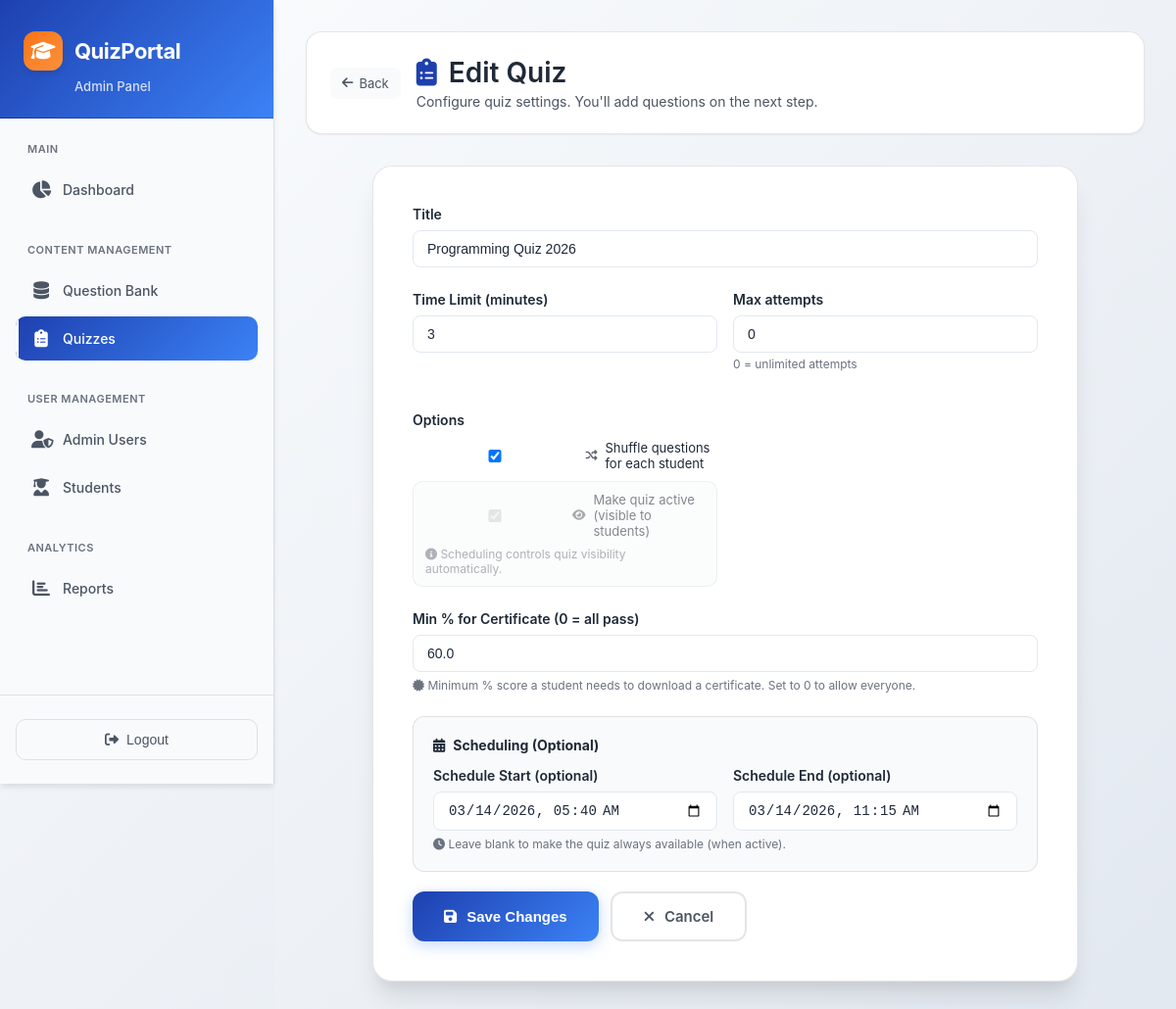
Page /admin-panel/quizzes/14/edit/ (signed in) on the earlier database version.
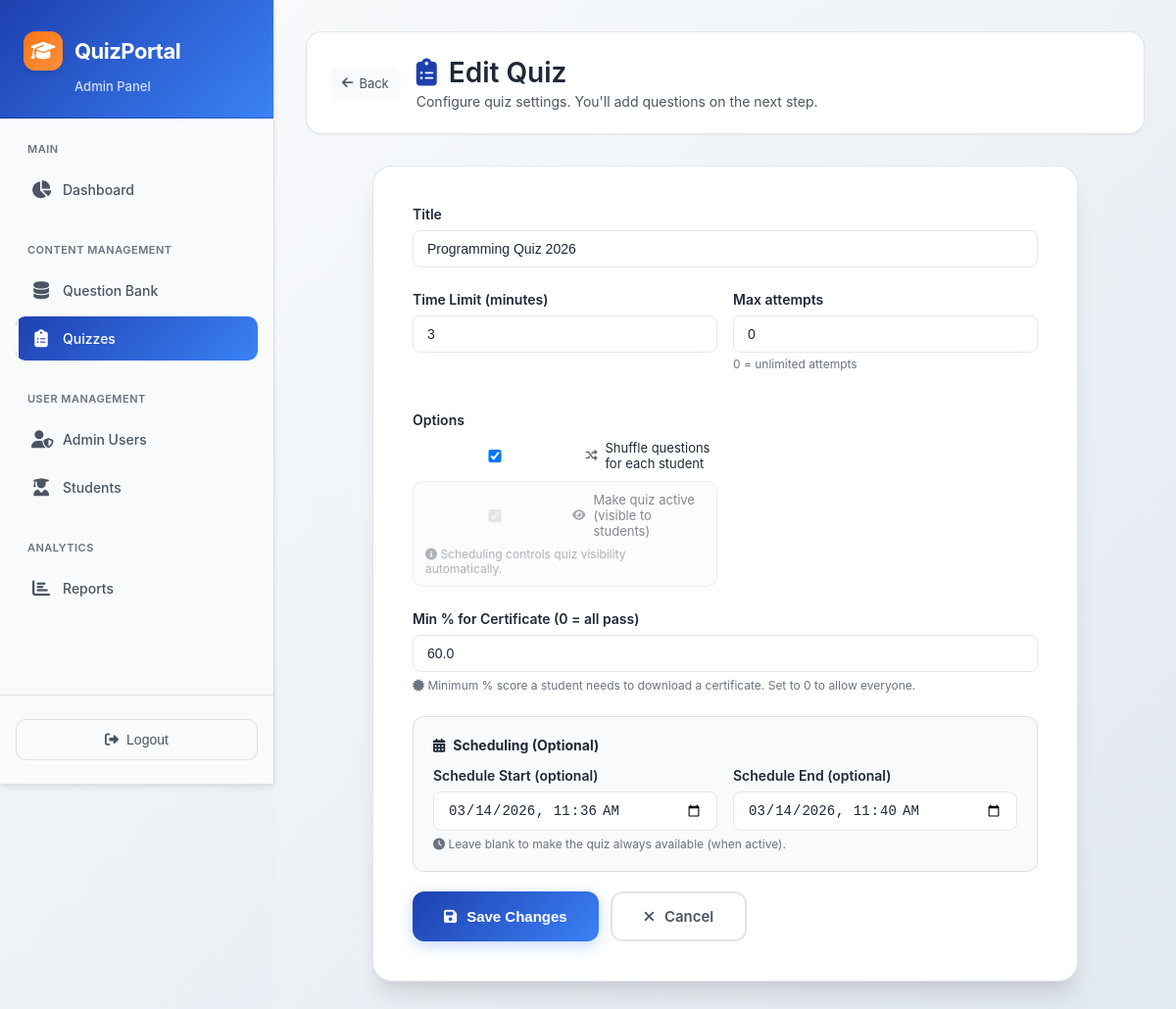
Same page on the later database version.
### video_app/models.py (models this page shows, shortened)
class Quiz(models.Model):
    title = models.CharField(max_length=255)
    description = models.TextField(blank=True)
    time_limit_minutes = models.PositiveIntegerField(default=30, help_text="Time limit in minutes")
    shuffle_questions = models.BooleanField(default=False)
    max_attempts = models.PositiveIntegerField(default=0, help_text="Maximum attempts per student (0 for unlimited)")
    is_active = models.BooleanField(default=True)
    start_time = models.DateTimeField(null=True, blank=True, help_text="Leave blank for no schedule")
    end_time = models.DateTimeField(null=True, blank=True, help_text="Leave blank for no schedule")
    certificate_min_percentage = models.FloatField(default=60.0, help_text="Minimum % score required to download certificate")
    created_at = models.DateTimeField(auto_now_add=True)
    questions = models.ManyToManyField(Question, through='QuizQuestion', blank=True)
    class Meta:
        indexes = [
            models.Index(fields=['is_active']),
            models.Index(fields=['start_time']),
            models.Index(fields=['end_time']),
        ]

### video_app/views.py (the view)
# urls.py: path('admin-panel/quizzes/<int:quiz_id>/edit/', views.admin_edit_quiz, name='admin_edit_quiz'),
@staff_required
def admin_edit_quiz(request, quiz_id):
    quiz = get_object_or_404(Quiz, id=quiz_id)
    form = QuizForm(request.POST or None, instance=quiz)
    if request.method == 'POST' and form.is_valid():
        form.save()
        messages.success(request, "Quiz updated.")
        return redirect('video_app:admin_quizzes')
    return render(request, 'admin_panel/add_quiz.html', {'form': form, 'action': 'Edit', 'quiz': quiz})

### video_app/views.py (called while the page is built)
def staff_required(view_func):
    decorated = user_passes_test(
        lambda u: u.is_active and u.is_staff,
        login_url='/admin-login/'
    )(view_func)
    return decorated

### video_app/templates/admin_panel/add_quiz.html (shortened to what the changed rows need)
{% extends "admin_panel/base_admin.html" %}
{% block extra_css %}
<link rel="stylesheet" href="https://cdnjs.cloudflare.com/ajax/libs/font-awesome/6.4.0/css/all.min.css">
{% endblock %}
{% block admin_content %}
<div class="form-card">
    <form method="post">
        <div class="form-group">
            <label class="form-label">{{ form.title.label }}</label>
            {{ form.title }}
        </div>
        <div class="form-grid">
            <div class="form-group">
                <label class="form-label">{{ form.time_limit_minutes.label }}</label>
                {{ form.time_limit_minutes }}
            </div>
            <div class="form-group">
                <label class="form-label">{{ form.max_attempts.label }}</label>
                {{ form.max_attempts }}
                <small class="form-help">0 = unlimited attempts</small>
            </div>
            <div class="form-group">
                <div class="form-checkbox-group">
                    <label class="form-checkbox-label">
                        {{ form.shuffle_questions }}
                        <i class="fas fa-random" style="font-size: 12px; opacity: 0.7;"></i>
                        Shuffle questions for each student
                    </label>
                    <div id="schedule-active-toggle" class="schedule-active-toggle{% if form.start_time.value or form.end_time.value %} is-locked{% endif %}">
                        <label id="schedule-active-toggle-label" class="form-checkbox-label">
                            {{ form.is_active }}
                            <i class="fas fa-eye" style="font-size: 12px; opacity: 0.7;"></i>
                            Make quiz active (visible to students)
                        </label>
                    </div>
                </div>
            </div>
        </div>
        <div class="form-group">
            <label class="form-label">{{ form.certificate_min_percentage.label }}</label>
            {{ form.certificate_min_percentage }}
            <div class="form-help">
                <i class="fas fa-certificate"></i>
                Minimum % score a student needs to download a certificate. Set to 0 to allow everyone.
            </div>
        </div>
        <div class="schedule-section">
            <div class="form-grid">
                <div class="form-group" style="margin-bottom:0;">
                    <label class="form-label">{{ form.start_time.label }}</label>
                    {{ form.start_time }}
                </div>
                <div class="form-group" style="margin-bottom:0;">
                    <label class="form-label">{{ form.end_time.label }}</label>
                    {{ form.end_time }}
                </div>
            </div>
        </div>
    </form>
</div>
{% endblock %}

Differences in the rows shown:
changed Quiz: start_time "03/14/2026 05:40" → "03/14/2026 11:36"; end_time "03/14/2026 11:15" → "03/14/2026 11:40"
